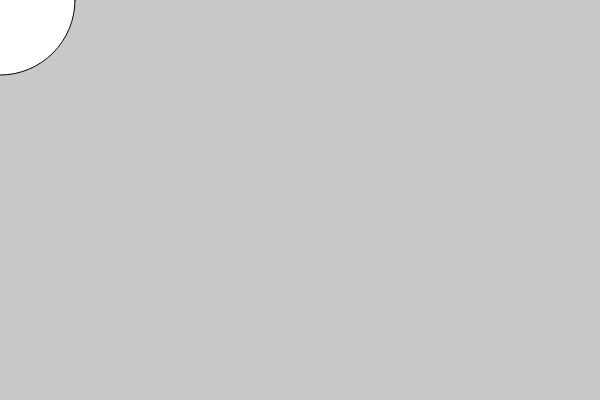
Frame 1 (no input)
Frame 60 (no input): identical to frame 1, image omitted
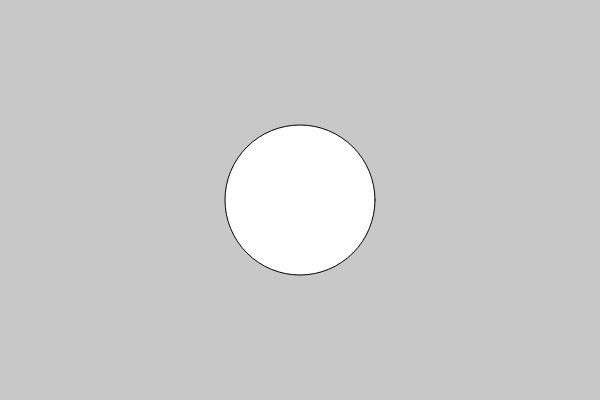
Frame 120 (the mouse pressed at the canvas centre since frame 60)

The p5.js sketch that drew these frames (run headless with seeded random() and noise() and a simulated clock; from frame 60 on, the mouse is pressed at the canvas centre):

// p5.js sketch
// ── sketch.js
function setup() {
  createCanvas(600,400);
}

function draw() {
  background(200,200,200);
  ellipse(mouseX,mouseY,150,150);
}
